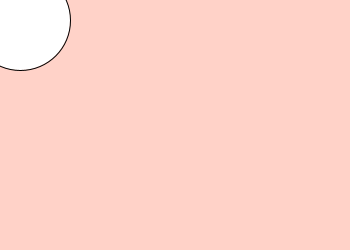
Frame 1 (no input)
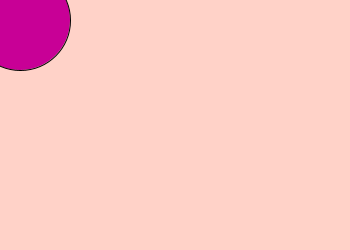
Frame 60 (the mouse pressed at the canvas centre just before this capture)
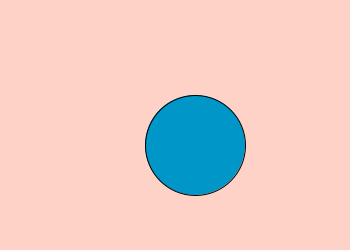
Frame 120 (the mouse held since frame 60 and released just before this capture)

The Processing sketch that drew these frames (run headless with seeded random() and noise(); from frame 60 on, the mouse is pressed at the canvas centre):

// Processing sketch: processing_106930
// ── processing_106930.pde

void setup() {  //setup function called initially, only once
  size(350, 250);
}

void draw() {  //draw function loops 

    background(255,210,200);
    
    ellipse(20+mouseX,20+mouseY,100,100);
    
    if (mousePressed) {
       fill(0,150,200);
    } else {
        fill(200,0,150);
    }
}
